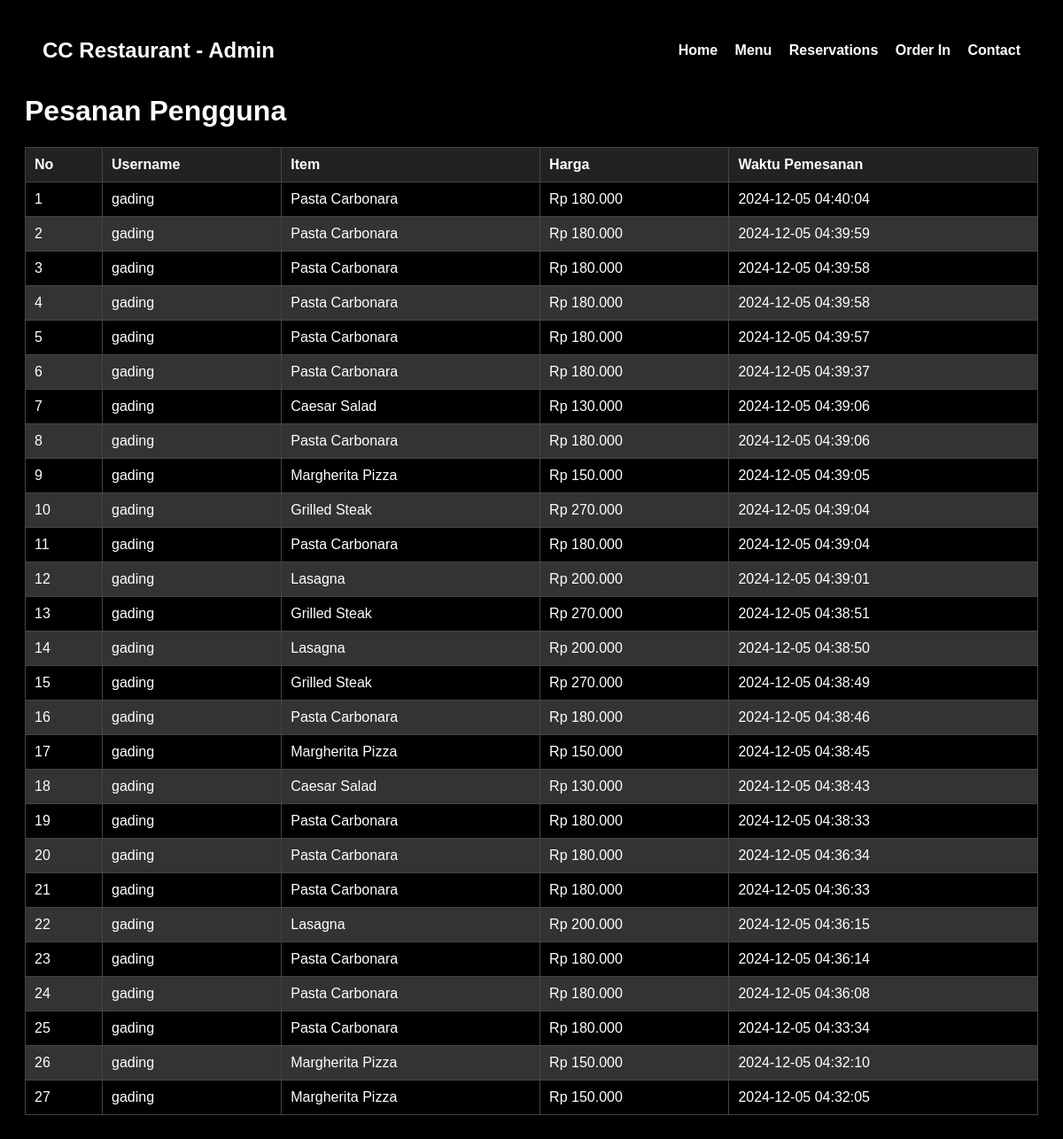
/Admin/order_admin.php, run on the app's committed database.
### tables this page shows
CREATE TABLE `orders` (
  `id` int(11) NOT NULL,
  `username` varchar(255) NOT NULL,
  `item` varchar(255) NOT NULL,
  `price` int(11) NOT NULL,
  `created_at` timestamp NOT NULL DEFAULT current_timestamp()
);

### Admin/order_admin.php (the view, shortened to what this page needs)
<?php
$host = 'localhost';
$dbname = 'restaurant_db';
$username = 'root';
$password = '';
try {
    $pdo = new PDO("mysql:host=$host;dbname=$dbname", $username, $password);
    $pdo->setAttribute(PDO::ATTR_ERRMODE, PDO::ERRMODE_EXCEPTION);
} catch (PDOException $e) {
    die("Koneksi database gagal: " . $e->getMessage());
}
$query = "SELECT * FROM orders ORDER BY created_at DESC";
$stmt = $pdo->query($query);
$orders = $stmt->fetchAll(PDO::FETCH_ASSOC);
?>
<!DOCTYPE html>
<html lang="en">
<head>
</head>
<body>
    <header class="header">
        <div class="logo">CC Restaurant - Admin</div>
        <nav>
            <a href="admin_dashboard.php">Home</a>
            <a href="eat_admin.php">Menu</a>
            <a href="reservations.php">Reservations</a>
            <a href="order_admin.php">Order In</a>
            <a href="contact.php">Contact</a>
    </header>
    <h1>Pesanan Pengguna</h1>
    <table>
        <thead>
            <tr>
                <th>No</th>
                <th>Username</th>
                <th>Item</th>
                <th>Harga</th>
                <th>Waktu Pemesanan</th>
            </tr>
        </thead>
        <tbody>
            <?php if (count($orders) > 0): ?>
                <?php foreach ($orders as $index => $order): ?>
                    <tr>
                        <td><?= $index + 1 ?></td>
                        <td><?= htmlspecialchars($order['username']) ?></td>
                        <td><?= htmlspecialchars($order['item']) ?></td>
                        <td>Rp <?= number_format($order['price'], 0, ',', '.') ?></td>
                        <td><?= $order['created_at'] ?></td>
                    </tr>
                <?php endforeach; ?>
            <?php else: ?>
                <tr>
                    <td colspan="5" style="text-align: center;">Belum ada pesanan.</td>
                </tr>
            <?php endif; ?>
        </tbody>
    </table>
</body>
</html>

### Admin/order_admin.php (style rules this page uses)
body { font-family: Arial, sans-serif; background-color: #000; color: #fff; padding: 20px; }
table { width: 100%; border-collapse: collapse; margin-top: 20px; }
th, td { border: 1px solid #444; padding: 10px; text-align: left; }
th { background-color: #222; }
tr:nth-child(even) { background-color: #333; }
.header { background-color: #000; padding: 15px 20px; display: flex; align-items: center; justify-content: space-between; }
.header .logo { font-size: 24px; font-weight: bold; color: #fff; }
.header nav a { color: #fff; text-decoration: none; margin-left: 15px; font-weight: bold; }

### data on the page
orders: username "gading", item "Pasta Carbonara", price "180.000", created_at "2024-12-05 04:40:04"
orders: username "gading", item "Pasta Carbonara", price "180.000", created_at "2024-12-05 04:39:59"
orders: username "gading", item "Pasta Carbonara", price "180.000", created_at "2024-12-05 04:39:58"
orders: username "gading", item "Pasta Carbonara", price "180.000", created_at "2024-12-05 04:39:58"
orders: username "gading", item "Pasta Carbonara", price "180.000", created_at "2024-12-05 04:39:57"
orders: username "gading", item "Pasta Carbonara", price "180.000", created_at "2024-12-05 04:39:37"
orders: username "gading", item "Caesar Salad", price "130.000", created_at "2024-12-05 04:39:06"
orders: username "gading", item "Pasta Carbonara", price "180.000", created_at "2024-12-05 04:39:06"
orders: username "gading", item "Margherita Pizza", price "150.000", created_at "2024-12-05 04:39:05"
orders: username "gading", item "Grilled Steak", price "270.000", created_at "2024-12-05 04:39:04"
orders: username "gading", item "Pasta Carbonara", price "180.000", created_at "2024-12-05 04:39:04"
orders: username "gading", item "Lasagna", price "200.000", created_at "2024-12-05 04:39:01"
orders: username "gading", item "Grilled Steak", price "270.000", created_at "2024-12-05 04:38:51"
orders: username "gading", item "Lasagna", price "200.000", created_at "2024-12-05 04:38:50"
orders: username "gading", item "Grilled Steak", price "270.000", created_at "2024-12-05 04:38:49"
orders: username "gading", item "Pasta Carbonara", price "180.000", created_at "2024-12-05 04:38:46"
orders: username "gading", item "Margherita Pizza", price "150.000", created_at "2024-12-05 04:38:45"
orders: username "gading", item "Caesar Salad", price "130.000", created_at "2024-12-05 04:38:43"
orders: username "gading", item "Pasta Carbonara", price "180.000", created_at "2024-12-05 04:38:33"
orders: username "gading", item "Pasta Carbonara", price "180.000", created_at "2024-12-05 04:36:34"
orders: username "gading", item "Pasta Carbonara", price "180.000", created_at "2024-12-05 04:36:33"
orders: username "gading", item "Lasagna", price "200.000", created_at "2024-12-05 04:36:15"
orders: username "gading", item "Pasta Carbonara", price "180.000", created_at "2024-12-05 04:36:14"
orders: username "gading", item "Pasta Carbonara", price "180.000", created_at "2024-12-05 04:36:08"
orders: username "gading", item "Pasta Carbonara", price "180.000", created_at "2024-12-05 04:33:34"
orders: username "gading", item "Margherita Pizza", price "150.000", created_at "2024-12-05 04:32:10"
orders: username "gading", item "Margherita Pizza", price "150.000", created_at "2024-12-05 04:32:05"
